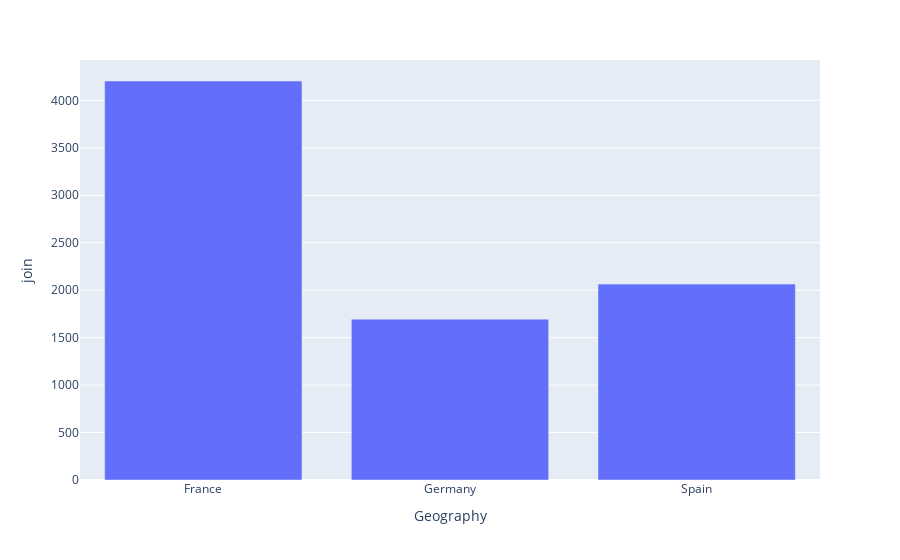

The notebook cell saved with this chart:
### Markdown cell above
23.ใช้ plotly พล็อต bar chart ของผลรวมของจำนวนลูกค้าที่ churn ในแต่ละภูมิภาค

### Code cell
df4 = df[df['Exited'] != 1]
df5 = df4.groupby('Geography').count().reset_index()
df5 = df5.rename(columns={"Exited": "join"})
fig = px.bar(df5,
             x='Geography',
             y='join'
            )
fig.show()

### Figure 1 — Plotly figure (JSON) as saved in the notebook; plotly's stock layout.template omitted (floating-point values rounded to 4 significant figures)
{"data": [{"alignmentgroup": "True", "hovertemplate": "Geography=%{x}<br>join=%{y}<extra></extra>", "legendgroup": "", "marker": {"color": "#636efa"}, "name": "", "offsetgroup": "", "orientation": "v", "showlegend": false, "textposition": "auto", "type": "bar", "x": ["France", "Germany", "Spain"], "xaxis": "x", "y": [4204, 1695, 2064], "yaxis": "y"}], "layout": {"barmode": "relative", "legend": {"tracegroupgap": 0}, "margin": {"t": 60}, "xaxis": {"anchor": "y", "domain": [0, 1], "title": {"text": "Geography"}}, "yaxis": {"anchor": "x", "domain": [0, 1], "title": {"text": "join"}}}}
